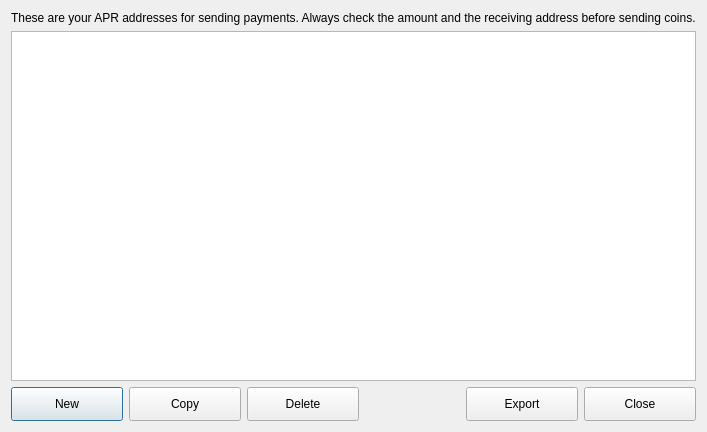
<?xml version="1.0" encoding="UTF-8"?>
<ui version="4.0">
 <class>SendingAddressList</class>
 <widget class="QDialog" name="SendingAddressList">
  <property name="geometry">
   <rect>
    <x>0</x>
    <y>0</y>
    <width>670</width>
    <height>432</height>
   </rect>
  </property>
  <property name="windowTitle">
   <string>Sending addresses</string>
  </property>
  <property name="windowIcon">
   <iconset resource="../resources/resource.qrc">
    <normaloff>:/ico/icon.ico</normaloff>:/ico/icon.ico</iconset>
  </property>
  <layout class="QVBoxLayout" name="verticalLayout">
   <item>
    <widget class="QLabel" name="m_lDescription">
     <property name="text">
      <string>&lt;html&gt;&lt;head/&gt;&lt;body&gt;&lt;p&gt;These are your APR addresses for sending payments. Always check the amount and the receiving address before sending coins.&lt;/p&gt;&lt;/body&gt;&lt;/html&gt;</string>
     </property>
    </widget>
   </item>
   <item>
    <widget class="QTableView" name="m_tvAddressTable">
     <property name="contextMenuPolicy">
      <enum>Qt::CustomContextMenu</enum>
     </property>
     <property name="selectionMode">
      <enum>QAbstractItemView::SingleSelection</enum>
     </property>
     <property name="selectionBehavior">
      <enum>QAbstractItemView::SelectRows</enum>
     </property>
     <attribute name="verticalHeaderVisible">
      <bool>false</bool>
     </attribute>
     <attribute name="verticalHeaderHighlightSections">
      <bool>false</bool>
     </attribute>
    </widget>
   </item>
   <item>
    <layout class="QHBoxLayout" name="horizontalLayout">
     <item>
      <widget class="QPushButton" name="m_btnAdd">
       <property name="minimumSize">
        <size>
         <width>112</width>
         <height>34</height>
        </size>
       </property>
       <property name="text">
        <string>New</string>
       </property>
       <property name="icon">
        <iconset resource="../resources/resource.qrc">
         <normaloff>:/png/add.png</normaloff>:/png/add.png</iconset>
       </property>
      </widget>
     </item>
     <item>
      <widget class="QPushButton" name="m_btnCopy">
       <property name="minimumSize">
        <size>
         <width>112</width>
         <height>34</height>
        </size>
       </property>
       <property name="text">
        <string>Copy</string>
       </property>
       <property name="icon">
        <iconset resource="../resources/resource.qrc">
         <normaloff>:/png/copy.png</normaloff>:/png/copy.png</iconset>
       </property>
      </widget>
     </item>
     <item>
      <widget class="QPushButton" name="m_btnDelete">
       <property name="minimumSize">
        <size>
         <width>112</width>
         <height>34</height>
        </size>
       </property>
       <property name="text">
        <string>Delete</string>
       </property>
       <property name="icon">
        <iconset resource="../resources/resource.qrc">
         <normaloff>:/png/remove.png</normaloff>:/png/remove.png</iconset>
       </property>
      </widget>
     </item>
     <item>
      <spacer name="horizontalSpacer">
       <property name="orientation">
        <enum>Qt::Horizontal</enum>
       </property>
       <property name="sizeHint" stdset="0">
        <size>
         <width>40</width>
         <height>20</height>
        </size>
       </property>
      </spacer>
     </item>
     <item>
      <widget class="QPushButton" name="m_btnExport">
       <property name="minimumSize">
        <size>
         <width>112</width>
         <height>34</height>
        </size>
       </property>
       <property name="text">
        <string>Export</string>
       </property>
       <property name="icon">
        <iconset resource="../resources/resource.qrc">
         <normaloff>:/png/save.png</normaloff>:/png/save.png</iconset>
       </property>
      </widget>
     </item>
     <item>
      <widget class="QPushButton" name="m_bntClose">
       <property name="minimumSize">
        <size>
         <width>112</width>
         <height>34</height>
        </size>
       </property>
       <property name="text">
        <string>Close</string>
       </property>
      </widget>
     </item>
    </layout>
   </item>
  </layout>
  <action name="m_actCopyLabel">
   <property name="text">
    <string>Copy label</string>
   </property>
   <property name="toolTip">
    <string>Copy label</string>
   </property>
  </action>
  <action name="m_actCopyAdress">
   <property name="text">
    <string>Copy adress</string>
   </property>
   <property name="toolTip">
    <string>Copy adress</string>
   </property>
  </action>
  <action name="m_actEdit">
   <property name="text">
    <string>Edit</string>
   </property>
   <property name="toolTip">
    <string>Edit</string>
   </property>
  </action>
  <action name="m_actDelete">
   <property name="text">
    <string>Delete</string>
   </property>
   <property name="toolTip">
    <string>Delete</string>
   </property>
  </action>
 </widget>
 <resources>
  <include location="../resources/resource.qrc"/>
 </resources>
 <connections>
  <connection>
   <sender>m_bntClose</sender>
   <signal>clicked()</signal>
   <receiver>SendingAddressList</receiver>
   <slot>reject()</slot>
   <hints>
    <hint type="sourcelabel">
     <x>745</x>
     <y>400</y>
    </hint>
    <hint type="destinationlabel">
     <x>777</x>
     <y>421</y>
    </hint>
   </hints>
  </connection>
 </connections>
</ui>
